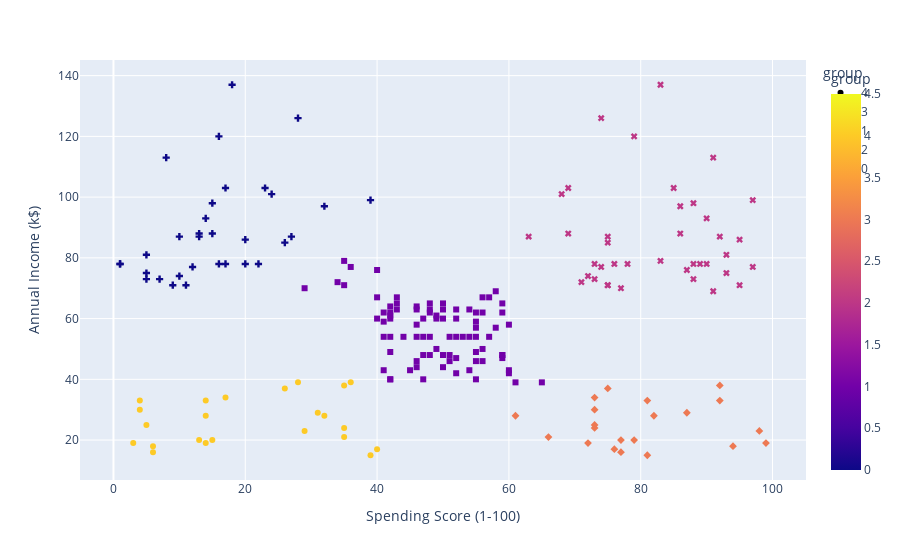

The cell this chart's notebook holds for it:
### Code cell
px.scatter(df,x='Spending Score (1-100)',y='Annual Income (k$)',color='group',symbol='group')

### Figure 1 — Plotly figure (JSON) as saved in the notebook; plotly's stock layout.template omitted (floating-point values rounded to 4 significant figures)
{"data": [{"hovertemplate": "group=%{marker.color}<br>Spending Score (1-100)=%{x}<br>Annual Income (k$)=%{y}<extra></extra>", "legendgroup": "4", "marker": {"color": [4, 4, 4, 4, 4, 4, 4, 4, 4, 4, 4, 4, 4, 4, 4, 4, 4, 4, 4, 4, 4, 4, 4], "coloraxis": "coloraxis", "symbol": "circle"}, "mode": "markers", "name": "4", "orientation": "v", "showlegend": true, "type": "scatter", "x": [39, 6, 40, 6, 3, 14, 15, 13, 35, 29, 35, 5, 14, 32, 31, 4, 4, 14, 17, 26, 35, 36, 28], "xaxis": "x", "y": [15, 16, 17, 18, 19, 19, 20, 20, 21, 23, 24, 25, 28, 28, 29, 30, 33, 33, 34, 37, 38, 39, 39], "yaxis": "y"}, {"hovertemplate": "group=%{marker.color}<br>Spending Score (1-100)=%{x}<br>Annual Income (k$)=%{y}<extra></extra>", "legendgroup": "3", "marker": {"color": [3, 3, 3, 3, 3, 3, 3, 3, 3, 3, 3, 3, 3, 3, 3, 3, 3, 3, 3, 3, 3], "coloraxis": "coloraxis", "symbol": "diamond"}, "mode": "markers", "name": "3", "orientation": "v", "showlegend": true, "type": "scatter", "x": [81, 77, 76, 94, 72, 99, 77, 79, 66, 98, 73, 73, 82, 61, 87, 73, 92, 81, 73, 75, 92], "xaxis": "x", "y": [15, 16, 17, 18, 19, 19, 20, 20, 21, 23, 24, 25, 28, 28, 29, 30, 33, 33, 34, 37, 38], "yaxis": "y"}, {"hovertemplate": "group=%{marker.color}<br>Spending Score (1-100)=%{x}<br>Annual Income (k$)=%{y}<extra></extra>", "legendgroup": "1", "marker": {"color": [1, 1, 1, 1, 1, 1, 1, 1, 1, 1, 1, 1, 1, 1, 1, 1, 1, 1, 1, 1, 1, 1, 1, 1, 1, 1, 1, 1, 1, 1, 1, 1, 1, 1, 1, 1, 1, 1, 1, 1, 1, 1, 1, 1, 1, 1, 1, 1, 1, 1, 1, 1, 1, 1, 1, 1, 1, 1, 1, 1, 1, 1, 1, 1, 1, 1, 1, 1, 1, 1, 1, 1, 1, 1, 1, 1, 1, 1, 1, 1, 1, 1, 1, 1, 1], "coloraxis": "coloraxis", "symbol": "square"}, "mode": "markers", "name": "1", "orientation": "v", "showlegend": true, "type": "scatter", "x": [61, 65, 55, 47, 42, 42, 52, 60, 54, 60, 45, 41, 50, 46, 51, 46, 56, 55, 52, 59, 51, 59, 50, 48, 59, 47, 55, 42, 49, 56, 47, 54, 53, 48, 52, 42, 51, 55, 41, 44, 57, 46, 58, 55, 60, 46, 55, 41, 49, 40, 42, 52, 47, 50, 42, 49, 41, 48, 59, 55, 56, 42, 50, 46, 43, 48, 52, 54, 42, 46, 48, 50, 43, 59, 43, 57, 56, 40, 58, 29, 35, 34, 40, 36, 35], "xaxis": "x", "y": [39, 39, 40, 40, 40, 40, 42, 42, 43, 43, 43, 43, 44, 44, 46, 46, 46, 46, 47, 47, 48, 48, 48, 48, 48, 48, 49, 49, 50, 50, 54, 54, 54, 54, 54, 54, 54, 54, 54, 54, 54, 54, 57, 57, 58, 58, 59, 59, 60, 60, 60, 60, 60, 60, 61, 61, 62, 62, 62, 62, 62, 62, 63, 63, 63, 63, 63, 63, 64, 64, 65, 65, 65, 65, 67, 67, 67, 67, 69, 70, 71, 72, 76, 77, 79], "yaxis": "y"}, {"hovertemplate": "group=%{marker.color}<br>Spending Score (1-100)=%{x}<br>Annual Income (k$)=%{y}<extra></extra>", "legendgroup": "2", "marker": {"color": [2, 2, 2, 2, 2, 2, 2, 2, 2, 2, 2, 2, 2, 2, 2, 2, 2, 2, 2, 2, 2, 2, 2, 2, 2, 2, 2, 2, 2, 2, 2, 2, 2, 2, 2, 2, 2, 2, 2], "coloraxis": "coloraxis", "symbol": "x"}, "mode": "markers", "name": "2", "orientation": "v", "showlegend": true, "type": "scatter", "x": [91, 77, 95, 75, 75, 71, 88, 73, 72, 93, 87, 97, 74, 90, 88, 76, 89, 78, 73, 83, 93, 75, 95, 63, 75, 92, 86, 69, 90, 86, 88, 97, 68, 85, 69, 91, 79, 74, 83], "xaxis": "x", "y": [69, 70, 71, 71, 71, 72, 73, 73, 74, 75, 76, 77, 77, 78, 78, 78, 78, 78, 78, 79, 81, 85, 86, 87, 87, 87, 88, 88, 93, 97, 98, 99, 101, 103, 103, 113, 120, 126, 137], "yaxis": "y"}, {"hovertemplate": "group=%{marker.color}<br>Spending Score (1-100)=%{x}<br>Annual Income (k$)=%{y}<extra></extra>", "legendgroup": "0", "marker": {"color": [0, 0, 0, 0, 0, 0, 0, 0, 0, 0, 0, 0, 0, 0, 0, 0, 0, 0, 0, 0, 0, 0, 0, 0, 0, 0, 0, 0, 0, 0, 0, 0], "coloraxis": "coloraxis", "symbol": "cross"}, "mode": "markers", "name": "0", "orientation": "v", "showlegend": true, "type": "scatter", "x": [11, 9, 5, 7, 10, 5, 12, 22, 17, 20, 16, 1, 1, 5, 26, 20, 27, 13, 10, 13, 15, 14, 32, 15, 39, 24, 17, 23, 8, 16, 28, 18], "xaxis": "x", "y": [71, 71, 73, 73, 74, 75, 77, 78, 78, 78, 78, 78, 78, 81, 85, 86, 87, 87, 87, 88, 88, 93, 97, 98, 99, 101, 103, 103, 113, 120, 126, 137], "yaxis": "y"}], "layout": {"coloraxis": {"colorbar": {"title": {"text": "group"}}, "colorscale": [[0, "#0d0887"], [0.1111, "#46039f"], [0.2222, "#7201a8"], [0.3333, "#9c179e"], [0.4444, "#bd3786"], [0.5556, "#d8576b"], [0.6667, "#ed7953"], [0.7778, "#fb9f3a"], [0.8889, "#fdca26"], [1, "#f0f921"]]}, "legend": {"title": {"text": "group"}, "tracegroupgap": 0}, "margin": {"t": 60}, "xaxis": {"anchor": "y", "domain": [0, 1], "title": {"text": "Spending Score (1-100)"}}, "yaxis": {"anchor": "x", "domain": [0, 1], "title": {"text": "Annual Income (k$)"}}}}
